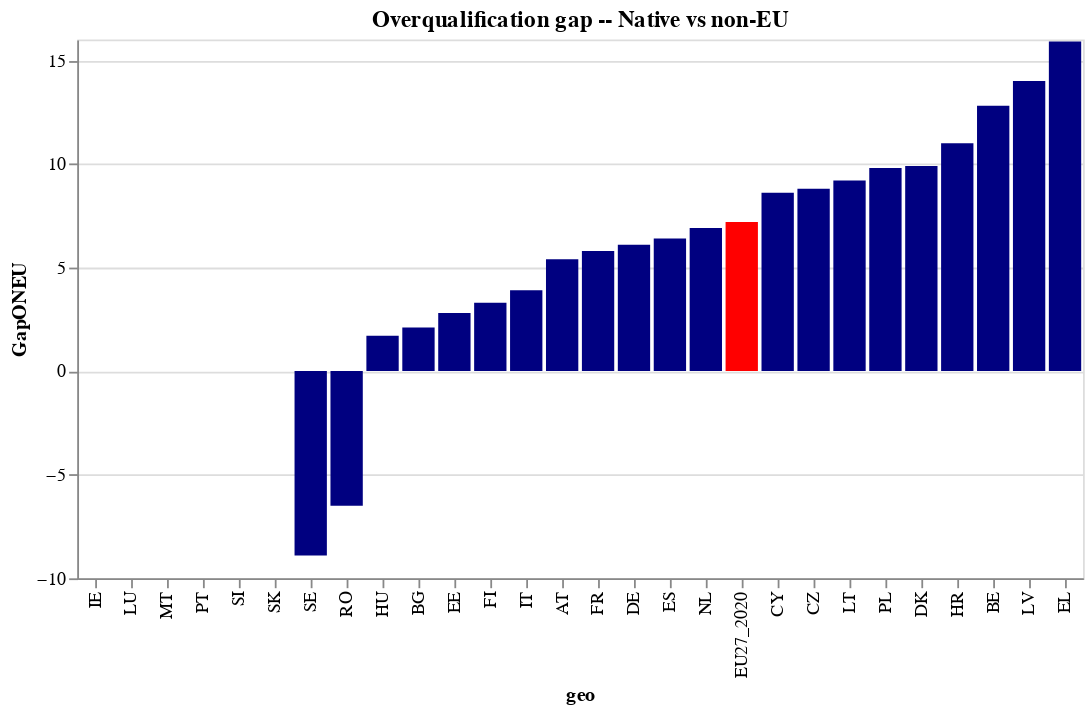

Write notebook code for a chart like this one.
### Code cell
chart_data = gapdata.reset_index()
title = alt.TitleParams('Overqualification gap -- Native vs non-EU', anchor='middle')

plot = (
    alt.Chart(chart_data, title=title)
    .mark_bar()
    .encode(
        x=alt.X("geo", sort="y"),
        y="GapONEU"))

plot.encode(color=alt.condition(alt.datum.geo == "EU27_2020", alt.value("red"), alt.value("navy")))

### Figure 1 — Vega-Lite specification as saved in the notebook (floating-point values rounded to 4 significant figures)
{"config": {"view": {"continuousWidth": 400, "continuousHeight": 300}}, "data": {"name": "data-5a5fb536f4aa566d0361ada52caa1e1b"}, "mark": "bar", "encoding": {"color": {"condition": {"value": "red", "test": "(datum.geo === 'EU27_2020')"}, "value": "navy"}, "x": {"type": "nominal", "field": "geo", "sort": "y"}, "y": {"type": "quantitative", "field": "GapONEU"}}, "title": {"text": "Overqualification gap -- Native vs non-EU", "anchor": "middle"}, "$schema": "https://vega.github.io/schema/vega-lite/v4.8.1.json", "datasets": {"data-5a5fb536f4aa566d0361ada52caa1e1b": [{"geo": "AT", "GapAll": 8.1, "GapNEU": 18.0, "GapMgr": 7.8, "GapOQ": 5.7, "GapONEU": 5.4}, {"geo": "BE", "GapAll": 6.0, "GapNEU": 20.1, "GapMgr": 6.8, "GapOQ": -2.7, "GapONEU": 12.8}, {"geo": "BG", "GapAll": null, "GapNEU": null, "GapMgr": 18.7, "GapOQ": -3.2, "GapONEU": 2.1}, {"geo": "CY", "GapAll": 12.4, "GapNEU": 21.2, "GapMgr": 11.9, "GapOQ": null, "GapONEU": 8.6}, {"geo": "CZ", "GapAll": 1.1, "GapNEU": 6.8, "GapMgr": 1.1, "GapOQ": -18.7, "GapONEU": 8.8}, {"geo": "DE", "GapAll": 15.2, "GapNEU": 22.9, "GapMgr": 12.7, "GapOQ": null, "GapONEU": 6.1}, {"geo": "DK", "GapAll": 6.6, "GapNEU": 8.6, "GapMgr": 5.9, "GapOQ": null, "GapONEU": 9.9}, {"geo": "EE", "GapAll": 14.2, "GapNEU": 15.0, "GapMgr": 11.1, "GapOQ": null, "GapONEU": 2.8}, {"geo": "EL", "GapAll": 15.3, "GapNEU": 19.6, "GapMgr": 8.0, "GapOQ": 14.0, "GapONEU": 15.9}, {"geo": "ES", "GapAll": 9.9, "GapNEU": 13.3, "GapMgr": 8.7, "GapOQ": 4.8, "GapONEU": 6.4}, {"geo": "EU27_2020", "GapAll": 11.5, "GapNEU": 18.1, "GapMgr": 9.5, "GapOQ": null, "GapONEU": 7.2}, {"geo": "FI", "GapAll": 9.5, "GapNEU": 11.3, "GapMgr": 6.7, "GapOQ": -7.8, "GapONEU": 3.3}, {"geo": "FR", "GapAll": 16.1, "GapNEU": 21.8, "GapMgr": 13.2, "GapOQ": null, "GapONEU": 5.8}, {"geo": "HR", "GapAll": -3.2, "GapNEU": 3.5, "GapMgr": -4.7, "GapOQ": null, "GapONEU": 11.0}, {"geo": "HU", "GapAll": 10.8, "GapNEU": 14.2, "GapMgr": 4.5, "GapOQ": null, "GapONEU": 1.7}, {"geo": "IE", "GapAll": 5.1, "GapNEU": 7.5, "GapMgr": 4.6, "GapOQ": null, "GapONEU": null}, {"geo": "IT", "GapAll": 14.2, "GapNEU": 17.0, "GapMgr": 12.1, "GapOQ": 11.2, "GapONEU": 3.9}, {"geo": "LT", "GapAll": 9.9, "GapNEU": 11.7, "GapMgr": 7.9, "GapOQ": null, "GapONEU": 9.2}, {"geo": "LU", "GapAll": -1.3, "GapNEU": 7.5, "GapMgr": 0.6, "GapOQ": null, "GapONEU": null}, {"geo": "LV", "GapAll": 14.4, "GapNEU": 15.4, "GapMgr": 14.2, "GapOQ": null, "GapONEU": 14.0}, {"geo": "MT", "GapAll": 5.7, "GapNEU": 9.1, "GapMgr": 5.2, "GapOQ": null, "GapONEU": null}, {"geo": "NL", "GapAll": 8.4, "GapNEU": 20.1, "GapMgr": 8.9, "GapOQ": null, "GapONEU": 6.9}, {"geo": "PL", "GapAll": 8.4, "GapNEU": 9.4, "GapMgr": 6.5, "GapOQ": null, "GapONEU": 9.8}, {"geo": "PT", "GapAll": 11.1, "GapNEU": 15.4, "GapMgr": 2.6, "GapOQ": null, "GapONEU": null}, {"geo": "RO", "GapAll": null, "GapNEU": null, "GapMgr": 16.3, "GapOQ": -6.2, "GapONEU": -6.5}, {"geo": "SE", "GapAll": 10.0, "GapNEU": 15.1, "GapMgr": 8.1, "GapOQ": -5.7, "GapONEU": -8.9}, {"geo": "SI", "GapAll": 13.2, "GapNEU": 17.0, "GapMgr": 8.0, "GapOQ": null, "GapONEU": null}, {"geo": "SK", "GapAll": 1.0, "GapNEU": null, "GapMgr": 1.3, "GapOQ": -12.0, "GapONEU": null}]}}
